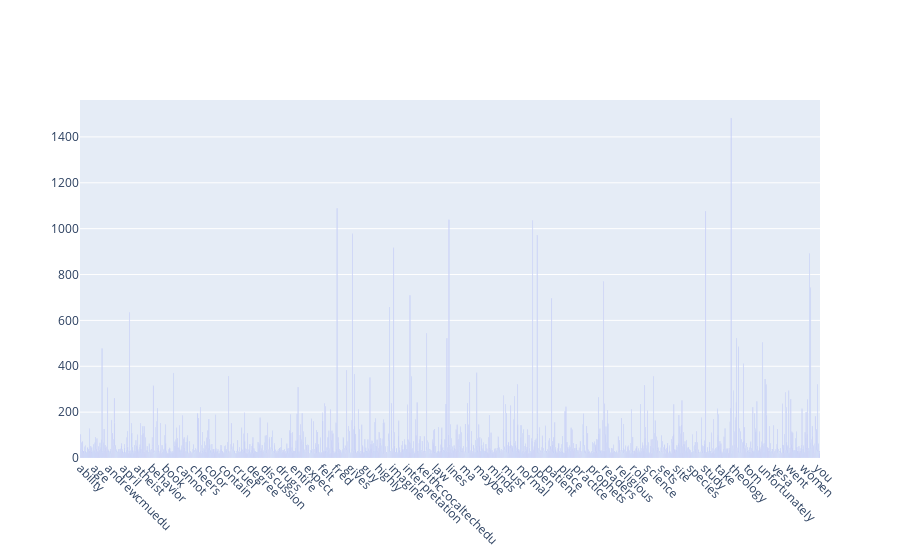

The code cell stored with this chart in its notebook:
### Markdown cell above
### >>> **Exercise 14 (take home):** 
The chart above only contains 300 vocabulary in the documents, and it's already computationally intensive to both compute and visualize. Can you efficiently reduce the number of terms you want to visualize as an exercise.

### Code cell
# Answer here
# We first clean the data than plot the terms with frequency larger than 20

import re
import seaborn as sns
import plotly.graph_objects as go
import plotly.express as px

from nltk.corpus import stopwords

nltk.download('stopwords')
# def data_cleaning(text):
    
#     nltk_stopwords = nltk.corpus.stopwords.words('english') 

#     stop_words_regex = r'\b(?:%s)\b' % '|'.join(nltk_stopwords)

#     text = re.sub(stop_words_regex, '', text) #remove stop worlds 
#     text = re.sub('\w*\d\w*', '', text) #remove numbers 
#     text = re.sub('[@''"".,_-]', '', text) #remove symbols @'".,_-
#     return text



# X['text'] = X['text'].apply(lambda x: data_cleaning(x))
X_sample = X.sample(n=1000)

stop_words = stopwords.words('english')

cleaned_count_vect = CountVectorizer(stop_words=stop_words)
cleaned_counts = cleaned_count_vect.fit_transform(X_sample.text)



print(len(count_vect.get_feature_names_out()))
print(len(cleaned_count_vect.get_feature_names_out()))

cleaned_term_frequencies = np.asarray(cleaned_counts.sum(axis=0))[0]

x_feature_name = []
y_freq = []
for index, number in enumerate(cleaned_term_frequencies):
    if number > 20:
        x_feature_name.append(cleaned_count_vect.get_feature_names_out()[index])
        y_freq.append(number)
        
print("Oringinal size of feature name->",len(count_vect.get_feature_names_out()))

print("Remaining size of feature name->",len(x_feature_name))
#plot

fig = go.Figure(
    data=[
        go.Bar(
            x=x_feature_name,
            y=y_freq,
        )
    ]
)
fig.update_layout(xaxis_tickangle=45)

fig.show()

### Figure 1 — Plotly figure (JSON) as saved in the notebook; plotly's stock layout.template omitted (floating-point values rounded to 4 significant figures; data arrays with more than 128 entries replaced by an {"elided": "..."} marker saying what was removed)
{"data": [{"type": "bar", "x": {"elided": "1461 str values"}, "y": {"elided": "1461 int values"}}], "layout": {"xaxis": {"tickangle": 45}}}
